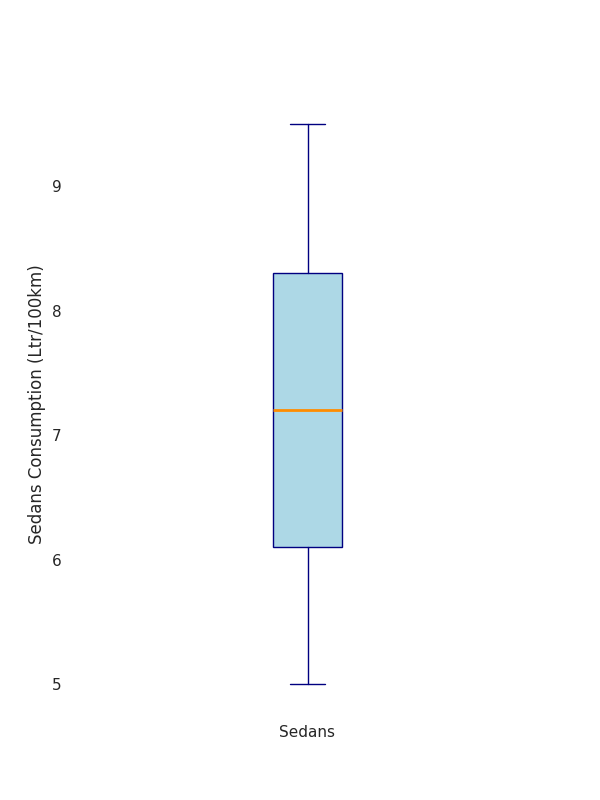

The script that drew this image:
import matplotlib.pyplot as plt

sedans = [9.5, 9.2, 8.9, 8.7, 8.5, 8.3, 8.0, 7.8, 7.6, 7.4, 7.2, 7.0, 6.8, 6.5, 6.3, 6.1, 5.9, 5.7, 5.5, 5.3, 5.0]
evs = [18.0, 17.5, 17.0, 16.5, 16.0, 15.5, 15.0, 14.5, 14.0, 13.5, 13.0, 12.5, 12.0, 11.5, 11.0, 10.5, 10.0, 9.5, 9.0, 8.5, 8.0]
hybrids = [6.0, 5.8, 5.6, 5.5, 5.3, 5.1, 5.0, 4.8, 4.7, 4.5, 4.3, 4.2, 4.0, 3.9, 3.8, 3.6, 3.5, 3.4, 3.2, 3.1, 3.0]

plt.figure(figsize=(6, 8))
plt.boxplot(sedans, vert=True, patch_artist=True, 
            boxprops=dict(facecolor='lightblue', color='navy'),
            whiskerprops=dict(color='navy'),
            capprops=dict(color='navy'),
            medianprops=dict(color='darkorange', linewidth=2),
            flierprops=dict(markerfacecolor='red', marker='o', markersize=8, linestyle='none'))

plt.ylabel("Sedans Consumption (Ltr/100km)", fontsize=12)
plt.xticks(ticks=[1], labels=['Sedans'])

plt.gca().spines['top'].set_visible(False)
plt.gca().spines['right'].set_visible(False)
plt.gca().spines['left'].set_visible(False)
plt.gca().spines['bottom'].set_visible(False)

plt.show()
